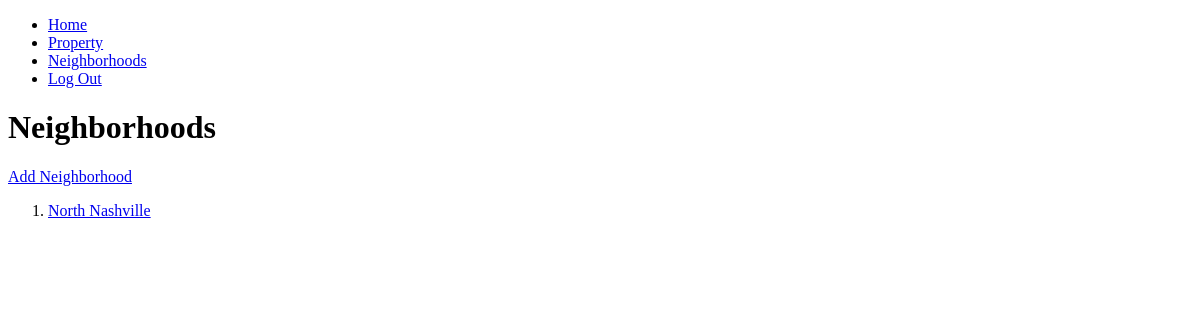
Before: /neighborhoods/ (signed in) with the older database file.
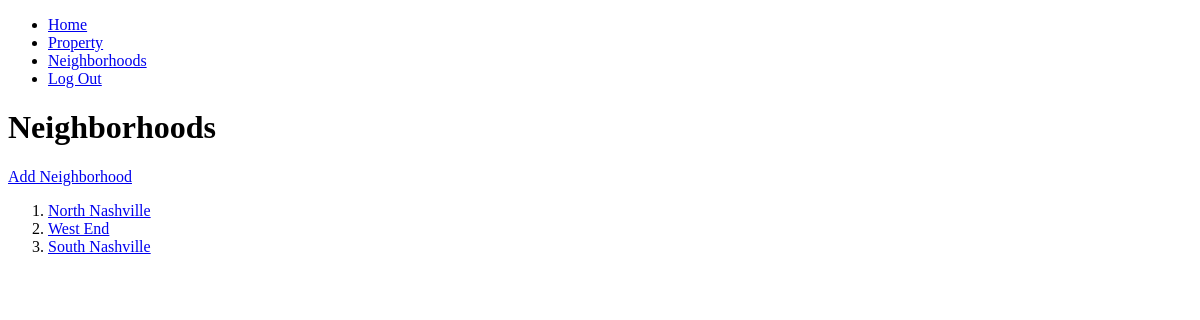
After: the same page with the newer database file.
### trackerapp/models/neighborhood.py (models this page shows, shortened)
class Neighborhood (models.Model):
    name = models.CharField(max_length=50)
    user = models.ForeignKey(User, on_delete=models.CASCADE)
    class Meta:
        verbose_name = ("neighborhood")
        verbose_name_plural = ("neighborhoods")

### trackerapp/views/neighborhoods/neighborhoodlist.py (the view, shortened to what this page needs)
# urls.py: path('neighborhoods/', neighborhood_list, name='neighborhood_list'),
def neighborhood_list(request):
    if request.method == 'GET':
        neighborhoods = Neighborhood.objects.filter(user_id = request.user.id)
        template = 'neighborhoods/list.html'
        context = {
            'neighborhoods': neighborhoods
        }
        return render(request, template, context)

### trackerapp/templates/neighborhoods/list.html
{% extends 'shared/base.html' %}
{% load static  %}
{% block content %}
  <h1>Neighborhoods</h1>
  <body>
    <a href="{% url 'trackerapp:neighborhood_form' %}">Add Neighborhood</a>
    <ol>
    {% for neighborhood in neighborhoods %}
        <li>
          <a href="{% url 'trackerapp:neighborhood_detail' neighborhood.id %}">
            {{neighborhood.name}}
          </a>
        </li>
    {% endfor %}
    </ol>
  </body>
</html>
{% endblock %}

Changed rows visible on the page:
added Neighborhood: name "West End"
added Neighborhood: name "South Nashville"
